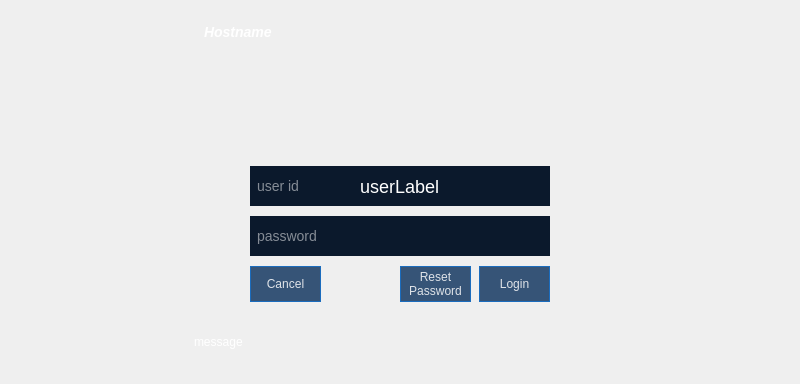
<?xml version="1.0" encoding="UTF-8"?>
<ui version="4.0">
 <class>LoginForm</class>
 <widget class="QWidget" name="LoginForm">
  <property name="geometry">
   <rect>
    <x>0</x>
    <y>0</y>
    <width>800</width>
    <height>380</height>
   </rect>
  </property>
  <property name="font">
   <font>
    <family>Andale Mono</family>
    <pointsize>12</pointsize>
   </font>
  </property>
  <property name="focusPolicy">
   <enum>Qt::StrongFocus</enum>
  </property>
  <property name="windowTitle">
   <string>LoginForm</string>
  </property>
  <property name="styleSheet">
   <string notr="true">QWidget {
    border-radius: 0px;
}</string>
  </property>
  <layout class="QHBoxLayout" name="horizontalLayout">
   <item>
    <widget class="QStackedWidget" name="stackedWidget">
     <property name="minimumSize">
      <size>
       <width>504</width>
       <height>0</height>
      </size>
     </property>
     <property name="styleSheet">
      <string notr="true">QWidget {
    border-radius: 0px;
}</string>
     </property>
     <property name="frameShape">
      <enum>QFrame::Box</enum>
     </property>
     <property name="frameShadow">
      <enum>QFrame::Raised</enum>
     </property>
     <property name="currentIndex">
      <number>2</number>
     </property>
     <widget class="QWidget" name="waitpage">
      <property name="font">
       <font>
        <pointsize>10</pointsize>
       </font>
      </property>
      <property name="styleSheet">
       <string notr="true">#waitlabel {
	color: white;
 	text-align: center;
	font: &quot;Nimbus Sans L Regular&quot;
}

#waitframe{ 
    background-color: rgba(80,80,80, 0.0);
}

QComboBox,
QPushButton {
    color:black;
    border: 1px solid silver;
    background-color: rgba(200, 200, 200,0.5);
}



</string>
      </property>
      <layout class="QHBoxLayout" name="horizontalLayout_5">
       <property name="topMargin">
        <number>5</number>
       </property>
       <property name="bottomMargin">
        <number>5</number>
       </property>
       <item>
        <spacer name="horizontalSpacer_7">
         <property name="orientation">
          <enum>Qt::Horizontal</enum>
         </property>
         <property name="sizeType">
          <enum>QSizePolicy::Fixed</enum>
         </property>
         <property name="sizeHint" stdset="0">
          <size>
           <width>132</width>
           <height>20</height>
          </size>
         </property>
        </spacer>
       </item>
       <item>
        <widget class="QFrame" name="waitframe">
         <property name="frameShape">
          <enum>QFrame::StyledPanel</enum>
         </property>
         <property name="frameShadow">
          <enum>QFrame::Raised</enum>
         </property>
         <widget class="QLabel" name="waitlabel">
          <property name="geometry">
           <rect>
            <x>9</x>
            <y>150</y>
            <width>471</width>
            <height>41</height>
           </rect>
          </property>
          <property name="maximumSize">
           <size>
            <width>16777215</width>
            <height>100</height>
           </size>
          </property>
          <property name="font">
           <font>
            <pointsize>20</pointsize>
           </font>
          </property>
          <property name="focusPolicy">
           <enum>Qt::WheelFocus</enum>
          </property>
          <property name="text">
           <string>Waiting for Network and Services</string>
          </property>
          <property name="scaledContents">
           <bool>false</bool>
          </property>
          <property name="alignment">
           <set>Qt::AlignCenter</set>
          </property>
          <property name="wordWrap">
           <bool>true</bool>
          </property>
         </widget>
         <widget class="QLabel" name="giflabel">
          <property name="geometry">
           <rect>
            <x>219</x>
            <y>90</y>
            <width>50</width>
            <height>50</height>
           </rect>
          </property>
          <property name="sizePolicy">
           <sizepolicy hsizetype="Maximum" vsizetype="Maximum">
            <horstretch>0</horstretch>
            <verstretch>0</verstretch>
           </sizepolicy>
          </property>
          <property name="maximumSize">
           <size>
            <width>60</width>
            <height>60</height>
           </size>
          </property>
          <property name="focusPolicy">
           <enum>Qt::WheelFocus</enum>
          </property>
          <property name="text">
           <string/>
          </property>
          <property name="textFormat">
           <enum>Qt::PlainText</enum>
          </property>
          <property name="pixmap">
           <pixmap resource="pisi-lightdm-greeter.qrc">:/resources/load1.gif</pixmap>
          </property>
          <property name="scaledContents">
           <bool>true</bool>
          </property>
         </widget>
        </widget>
       </item>
       <item>
        <spacer name="horizontalSpacer_8">
         <property name="orientation">
          <enum>Qt::Horizontal</enum>
         </property>
         <property name="sizeType">
          <enum>QSizePolicy::Fixed</enum>
         </property>
         <property name="sizeHint" stdset="0">
          <size>
           <width>132</width>
           <height>20</height>
          </size>
         </property>
        </spacer>
       </item>
      </layout>
     </widget>
     <widget class="QWidget" name="userspage">
      <property name="styleSheet">
       <string notr="true">QWidget {
    border-radius: 1px;
}
#usersframe{ 
	border:0px solid rgba(255,255,255,0.5);
    background-color: rgba(50,50,50, 0.0);
    border-radius: 10px;
}


QPushButton,
QToolButton {
    color:white;
	border-radius: 5px;
    font:bold;
    background-color: rgba(50,50,50, 0.9); 
}

QToolButton:hover{

	border: 2px rgba(255, 75, 8, 1.0);
}

QPushButton:pressed,
QToolButton:pressed{

	background-color:rgba(200, 200, 200, 0.9);
	color:black;
	border:2px solid rgb(255,202,8);
	
}
</string>
      </property>
      <layout class="QHBoxLayout" name="horizontalLayout_6">
       <property name="spacing">
        <number>6</number>
       </property>
       <property name="leftMargin">
        <number>9</number>
       </property>
       <property name="topMargin">
        <number>5</number>
       </property>
       <property name="rightMargin">
        <number>9</number>
       </property>
       <property name="bottomMargin">
        <number>5</number>
       </property>
       <item>
        <widget class="QFrame" name="usersframe">
         <property name="sizePolicy">
          <sizepolicy hsizetype="Preferred" vsizetype="Preferred">
           <horstretch>0</horstretch>
           <verstretch>0</verstretch>
          </sizepolicy>
         </property>
         <property name="minimumSize">
          <size>
           <width>764</width>
           <height>0</height>
          </size>
         </property>
         <property name="styleSheet">
          <string notr="true"/>
         </property>
         <property name="frameShape">
          <enum>QFrame::StyledPanel</enum>
         </property>
         <property name="frameShadow">
          <enum>QFrame::Raised</enum>
         </property>
         <widget class="QPushButton" name="pushButton_sr">
          <property name="geometry">
           <rect>
            <x>310</x>
            <y>265</y>
            <width>141</width>
            <height>31</height>
           </rect>
          </property>
          <property name="text">
           <string>Speech Recognize</string>
          </property>
          <property name="checkable">
           <bool>true</bool>
          </property>
         </widget>
        </widget>
       </item>
      </layout>
     </widget>
     <widget class="QWidget" name="loginpage">
      <property name="font">
       <font>
        <family>Nimbus Sans L</family>
       </font>
      </property>
      <property name="styleSheet">
       <string notr="true">#loginframe{
    background-color: rgba(255,255,255, 0.0);
	border-radius: 0px;
}
#messagelabel{
	color: white;
	font-size:12px;
    font: &quot;Nimbus Sans L Regular&quot;
}
#hostnameLabel {
	color: white;
	font-size:14px;
    font:bold italic;
}

#userLabel {
	color: white;
	font-size:18px;
	font: &quot;Nimbus Sans L Regular&quot;
    
}

QComboBox,
QPushButton {
    color:#dfe3e8;
	font-size:12px;
    font: &quot;Nimbus Sans L Regular&quot;;
    border: 1px solid #1B6CBD;
    background-color: rgba(33, 67, 106,0.9);
}

QToolButton {
    color:#dfe3e8;
	font: &quot;Nimbus Sans L Regular&quot;
}

QLineEdit::focus{
	border: 2px solid white;
	
}
QLineEdit{
	color:white;
	font-size:14px;
	padding:5px;
	border:1px #0094f0;
	background-color: #0b192c;
	border-radius: 0px;
	font: &quot;Nimbus Sans L Regular&quot;
}


#pwShowbutton {
	background-color: rgba(200,200,200,0.0);
	border: 0px;
}</string>
      </property>
      <layout class="QHBoxLayout" name="horizontalLayout_2">
       <property name="topMargin">
        <number>5</number>
       </property>
       <property name="bottomMargin">
        <number>5</number>
       </property>
       <item>
        <spacer name="horizontalSpacer">
         <property name="orientation">
          <enum>Qt::Horizontal</enum>
         </property>
         <property name="sizeType">
          <enum>QSizePolicy::Fixed</enum>
         </property>
         <property name="sizeHint" stdset="0">
          <size>
           <width>160</width>
           <height>20</height>
          </size>
         </property>
        </spacer>
       </item>
       <item>
        <widget class="QFrame" name="loginframe">
         <property name="sizePolicy">
          <sizepolicy hsizetype="Fixed" vsizetype="Fixed">
           <horstretch>0</horstretch>
           <verstretch>0</verstretch>
          </sizepolicy>
         </property>
         <property name="minimumSize">
          <size>
           <width>432</width>
           <height>352</height>
          </size>
         </property>
         <property name="font">
          <font>
           <stylestrategy>PreferDefault</stylestrategy>
          </font>
         </property>
         <property name="frameShape">
          <enum>QFrame::NoFrame</enum>
         </property>
         <property name="frameShadow">
          <enum>QFrame::Plain</enum>
         </property>
         <property name="lineWidth">
          <number>1</number>
         </property>
         <property name="midLineWidth">
          <number>0</number>
         </property>
         <widget class="QLineEdit" name="passwordInput">
          <property name="geometry">
           <rect>
            <x>66</x>
            <y>200</y>
            <width>300</width>
            <height>40</height>
           </rect>
          </property>
          <property name="minimumSize">
           <size>
            <width>270</width>
            <height>40</height>
           </size>
          </property>
          <property name="maximumSize">
           <size>
            <width>10000</width>
            <height>60</height>
           </size>
          </property>
          <property name="font">
           <font>
            <pointsize>-1</pointsize>
            <weight>50</weight>
            <italic>false</italic>
            <bold>false</bold>
           </font>
          </property>
          <property name="focusPolicy">
           <enum>Qt::StrongFocus</enum>
          </property>
          <property name="acceptDrops">
           <bool>false</bool>
          </property>
          <property name="text">
           <string/>
          </property>
          <property name="echoMode">
           <enum>QLineEdit::Password</enum>
          </property>
          <property name="alignment">
           <set>Qt::AlignLeading|Qt::AlignLeft|Qt::AlignVCenter</set>
          </property>
          <property name="placeholderText">
           <string>password</string>
          </property>
          <property name="margin" stdset="0">
           <number>0</number>
          </property>
          <property name="indent" stdset="0">
           <number>10</number>
          </property>
         </widget>
         <widget class="QLineEdit" name="userInput">
          <property name="geometry">
           <rect>
            <x>66</x>
            <y>150</y>
            <width>300</width>
            <height>40</height>
           </rect>
          </property>
          <property name="minimumSize">
           <size>
            <width>270</width>
            <height>40</height>
           </size>
          </property>
          <property name="maximumSize">
           <size>
            <width>10000</width>
            <height>60</height>
           </size>
          </property>
          <property name="font">
           <font>
            <pointsize>-1</pointsize>
            <weight>50</weight>
            <italic>false</italic>
            <bold>false</bold>
           </font>
          </property>
          <property name="focusPolicy">
           <enum>Qt::StrongFocus</enum>
          </property>
          <property name="acceptDrops">
           <bool>false</bool>
          </property>
          <property name="echoMode">
           <enum>QLineEdit::Normal</enum>
          </property>
          <property name="placeholderText">
           <string>user id</string>
          </property>
         </widget>
         <widget class="QLabel" name="messagelabel">
          <property name="geometry">
           <rect>
            <x>10</x>
            <y>300</y>
            <width>411</width>
            <height>51</height>
           </rect>
          </property>
          <property name="font">
           <font>
            <pointsize>-1</pointsize>
            <weight>50</weight>
            <italic>false</italic>
            <bold>false</bold>
           </font>
          </property>
          <property name="text">
           <string>message</string>
          </property>
          <property name="alignment">
           <set>Qt::AlignLeading|Qt::AlignLeft|Qt::AlignVCenter</set>
          </property>
          <property name="wordWrap">
           <bool>true</bool>
          </property>
         </widget>
         <widget class="QLabel" name="hostnameLabel">
          <property name="geometry">
           <rect>
            <x>10</x>
            <y>0</y>
            <width>150</width>
            <height>31</height>
           </rect>
          </property>
          <property name="minimumSize">
           <size>
            <width>150</width>
            <height>30</height>
           </size>
          </property>
          <property name="maximumSize">
           <size>
            <width>400</width>
            <height>60</height>
           </size>
          </property>
          <property name="font">
           <font>
            <pointsize>-1</pointsize>
            <weight>75</weight>
            <italic>true</italic>
            <bold>true</bold>
           </font>
          </property>
          <property name="frameShape">
           <enum>QFrame::Box</enum>
          </property>
          <property name="midLineWidth">
           <number>1</number>
          </property>
          <property name="text">
           <string>Hostname</string>
          </property>
          <property name="alignment">
           <set>Qt::AlignLeading|Qt::AlignLeft|Qt::AlignVCenter</set>
          </property>
          <property name="margin">
           <number>0</number>
          </property>
          <property name="indent">
           <number>10</number>
          </property>
         </widget>
         <widget class="QPushButton" name="pushButton_resetpwd">
          <property name="geometry">
           <rect>
            <x>216</x>
            <y>250</y>
            <width>71</width>
            <height>36</height>
           </rect>
          </property>
          <property name="sizePolicy">
           <sizepolicy hsizetype="Preferred" vsizetype="Preferred">
            <horstretch>0</horstretch>
            <verstretch>0</verstretch>
           </sizepolicy>
          </property>
          <property name="palette">
           <palette>
            <active>
             <colorrole role="WindowText">
              <brush brushstyle="SolidPattern">
               <color alpha="255">
                <red>223</red>
                <green>227</green>
                <blue>232</blue>
               </color>
              </brush>
             </colorrole>
             <colorrole role="Button">
              <brush brushstyle="SolidPattern">
               <color alpha="229">
                <red>33</red>
                <green>67</green>
                <blue>106</blue>
               </color>
              </brush>
             </colorrole>
             <colorrole role="Text">
              <brush brushstyle="SolidPattern">
               <color alpha="255">
                <red>223</red>
                <green>227</green>
                <blue>232</blue>
               </color>
              </brush>
             </colorrole>
             <colorrole role="ButtonText">
              <brush brushstyle="SolidPattern">
               <color alpha="255">
                <red>223</red>
                <green>227</green>
                <blue>232</blue>
               </color>
              </brush>
             </colorrole>
             <colorrole role="Base">
              <brush brushstyle="SolidPattern">
               <color alpha="229">
                <red>33</red>
                <green>67</green>
                <blue>106</blue>
               </color>
              </brush>
             </colorrole>
             <colorrole role="Window">
              <brush brushstyle="SolidPattern">
               <color alpha="229">
                <red>33</red>
                <green>67</green>
                <blue>106</blue>
               </color>
              </brush>
             </colorrole>
             <colorrole role="ToolTipText">
              <brush brushstyle="SolidPattern">
               <color alpha="255">
                <red>238</red>
                <green>238</green>
                <blue>236</blue>
               </color>
              </brush>
             </colorrole>
            </active>
            <inactive>
             <colorrole role="WindowText">
              <brush brushstyle="SolidPattern">
               <color alpha="255">
                <red>223</red>
                <green>227</green>
                <blue>232</blue>
               </color>
              </brush>
             </colorrole>
             <colorrole role="Button">
              <brush brushstyle="SolidPattern">
               <color alpha="229">
                <red>33</red>
                <green>67</green>
                <blue>106</blue>
               </color>
              </brush>
             </colorrole>
             <colorrole role="Text">
              <brush brushstyle="SolidPattern">
               <color alpha="255">
                <red>223</red>
                <green>227</green>
                <blue>232</blue>
               </color>
              </brush>
             </colorrole>
             <colorrole role="ButtonText">
              <brush brushstyle="SolidPattern">
               <color alpha="255">
                <red>223</red>
                <green>227</green>
                <blue>232</blue>
               </color>
              </brush>
             </colorrole>
             <colorrole role="Base">
              <brush brushstyle="SolidPattern">
               <color alpha="229">
                <red>33</red>
                <green>67</green>
                <blue>106</blue>
               </color>
              </brush>
             </colorrole>
             <colorrole role="Window">
              <brush brushstyle="SolidPattern">
               <color alpha="229">
                <red>33</red>
                <green>67</green>
                <blue>106</blue>
               </color>
              </brush>
             </colorrole>
             <colorrole role="ToolTipText">
              <brush brushstyle="SolidPattern">
               <color alpha="255">
                <red>238</red>
                <green>238</green>
                <blue>236</blue>
               </color>
              </brush>
             </colorrole>
            </inactive>
            <disabled>
             <colorrole role="WindowText">
              <brush brushstyle="SolidPattern">
               <color alpha="255">
                <red>223</red>
                <green>227</green>
                <blue>232</blue>
               </color>
              </brush>
             </colorrole>
             <colorrole role="Button">
              <brush brushstyle="SolidPattern">
               <color alpha="229">
                <red>33</red>
                <green>67</green>
                <blue>106</blue>
               </color>
              </brush>
             </colorrole>
             <colorrole role="Text">
              <brush brushstyle="SolidPattern">
               <color alpha="255">
                <red>223</red>
                <green>227</green>
                <blue>232</blue>
               </color>
              </brush>
             </colorrole>
             <colorrole role="ButtonText">
              <brush brushstyle="SolidPattern">
               <color alpha="255">
                <red>223</red>
                <green>227</green>
                <blue>232</blue>
               </color>
              </brush>
             </colorrole>
             <colorrole role="Base">
              <brush brushstyle="SolidPattern">
               <color alpha="229">
                <red>33</red>
                <green>67</green>
                <blue>106</blue>
               </color>
              </brush>
             </colorrole>
             <colorrole role="Window">
              <brush brushstyle="SolidPattern">
               <color alpha="229">
                <red>33</red>
                <green>67</green>
                <blue>106</blue>
               </color>
              </brush>
             </colorrole>
             <colorrole role="ToolTipText">
              <brush brushstyle="SolidPattern">
               <color alpha="255">
                <red>238</red>
                <green>238</green>
                <blue>236</blue>
               </color>
              </brush>
             </colorrole>
            </disabled>
           </palette>
          </property>
          <property name="font">
           <font>
            <pointsize>-1</pointsize>
            <weight>50</weight>
            <italic>false</italic>
            <bold>false</bold>
           </font>
          </property>
          <property name="focusPolicy">
           <enum>Qt::NoFocus</enum>
          </property>
          <property name="text">
           <string>Reset
Password</string>
          </property>
         </widget>
         <widget class="QPushButton" name="loginbutton">
          <property name="geometry">
           <rect>
            <x>295</x>
            <y>250</y>
            <width>71</width>
            <height>36</height>
           </rect>
          </property>
          <property name="font">
           <font>
            <pointsize>-1</pointsize>
            <weight>50</weight>
            <italic>false</italic>
            <bold>false</bold>
           </font>
          </property>
          <property name="focusPolicy">
           <enum>Qt::NoFocus</enum>
          </property>
          <property name="text">
           <string>Login</string>
          </property>
         </widget>
         <widget class="QPushButton" name="pwShowbutton">
          <property name="geometry">
           <rect>
            <x>335</x>
            <y>210</y>
            <width>30</width>
            <height>20</height>
           </rect>
          </property>
          <property name="focusPolicy">
           <enum>Qt::NoFocus</enum>
          </property>
          <property name="text">
           <string/>
          </property>
          <property name="icon">
           <iconset resource="pisi-lightdm-greeter.qrc">
            <normaloff>:/resources/eye.png</normaloff>:/resources/eye.png</iconset>
          </property>
          <property name="iconSize">
           <size>
            <width>20</width>
            <height>20</height>
           </size>
          </property>
          <property name="checkable">
           <bool>false</bool>
          </property>
          <property name="checked">
           <bool>false</bool>
          </property>
          <property name="autoRepeat">
           <bool>false</bool>
          </property>
          <property name="autoExclusive">
           <bool>false</bool>
          </property>
          <property name="autoRepeatDelay">
           <number>300</number>
          </property>
          <property name="autoRepeatInterval">
           <number>100</number>
          </property>
         </widget>
         <widget class="QPushButton" name="backButton">
          <property name="geometry">
           <rect>
            <x>66</x>
            <y>250</y>
            <width>71</width>
            <height>36</height>
           </rect>
          </property>
          <property name="font">
           <font>
            <pointsize>-1</pointsize>
            <weight>50</weight>
            <italic>false</italic>
            <bold>false</bold>
           </font>
          </property>
          <property name="focusPolicy">
           <enum>Qt::NoFocus</enum>
          </property>
          <property name="text">
           <string>Cancel</string>
          </property>
         </widget>
         <widget class="QLabel" name="userLabel">
          <property name="geometry">
           <rect>
            <x>30</x>
            <y>150</y>
            <width>371</width>
            <height>41</height>
           </rect>
          </property>
          <property name="font">
           <font>
            <pointsize>-1</pointsize>
            <weight>50</weight>
            <italic>false</italic>
            <bold>false</bold>
           </font>
          </property>
          <property name="text">
           <string>userLabel</string>
          </property>
          <property name="alignment">
           <set>Qt::AlignCenter</set>
          </property>
         </widget>
         <widget class="QToolButton" name="toolButtonleft">
          <property name="geometry">
           <rect>
            <x>50</x>
            <y>25</y>
            <width>100</width>
            <height>110</height>
           </rect>
          </property>
          <property name="font">
           <font>
            <weight>50</weight>
            <italic>false</italic>
            <bold>false</bold>
           </font>
          </property>
          <property name="focusPolicy">
           <enum>Qt::NoFocus</enum>
          </property>
          <property name="text">
           <string/>
          </property>
          <property name="icon">
           <iconset resource="pisi-lightdm-greeter.qrc">
            <normaloff>:/resources/login_1_1.png</normaloff>:/resources/login_1_1.png</iconset>
          </property>
          <property name="iconSize">
           <size>
            <width>100</width>
            <height>100</height>
           </size>
          </property>
          <property name="toolButtonStyle">
           <enum>Qt::ToolButtonTextUnderIcon</enum>
          </property>
         </widget>
         <widget class="QToolButton" name="toolButtoncenter">
          <property name="geometry">
           <rect>
            <x>155</x>
            <y>10</y>
            <width>120</width>
            <height>140</height>
           </rect>
          </property>
          <property name="font">
           <font>
            <weight>50</weight>
            <italic>false</italic>
            <bold>false</bold>
           </font>
          </property>
          <property name="focusPolicy">
           <enum>Qt::NoFocus</enum>
          </property>
          <property name="text">
           <string/>
          </property>
          <property name="icon">
           <iconset resource="pisi-lightdm-greeter.qrc">
            <normaloff>:/resources/login_1.png</normaloff>:/resources/login_1.png</iconset>
          </property>
          <property name="iconSize">
           <size>
            <width>100</width>
            <height>100</height>
           </size>
          </property>
          <property name="toolButtonStyle">
           <enum>Qt::ToolButtonTextUnderIcon</enum>
          </property>
         </widget>
         <widget class="QToolButton" name="toolButtonright">
          <property name="geometry">
           <rect>
            <x>280</x>
            <y>25</y>
            <width>100</width>
            <height>110</height>
           </rect>
          </property>
          <property name="font">
           <font>
            <weight>50</weight>
            <italic>false</italic>
            <bold>false</bold>
           </font>
          </property>
          <property name="focusPolicy">
           <enum>Qt::NoFocus</enum>
          </property>
          <property name="text">
           <string/>
          </property>
          <property name="icon">
           <iconset resource="pisi-lightdm-greeter.qrc">
            <normaloff>:/resources/login_1_1.png</normaloff>:/resources/login_1_1.png</iconset>
          </property>
          <property name="iconSize">
           <size>
            <width>100</width>
            <height>100</height>
           </size>
          </property>
          <property name="toolButtonStyle">
           <enum>Qt::ToolButtonTextUnderIcon</enum>
          </property>
         </widget>
        </widget>
       </item>
       <item>
        <spacer name="horizontalSpacer_2">
         <property name="orientation">
          <enum>Qt::Horizontal</enum>
         </property>
         <property name="sizeType">
          <enum>QSizePolicy::Fixed</enum>
         </property>
         <property name="sizeHint" stdset="0">
          <size>
           <width>160</width>
           <height>20</height>
          </size>
         </property>
        </spacer>
       </item>
      </layout>
     </widget>
     <widget class="QWidget" name="warningpage">
      <property name="styleSheet">
       <string notr="true">QWidget {
    border-radius:0px;
}
#warningframe{
	border:0px solid rgba(255,255,255,0.5);
    background-color: rgba(80,80,80, 0.0);
    border-radius: 10px;
}
#warninglabel {
	color: white;
 	text-align: center;
	font: &quot;Nimbus Sans L Regular&quot;
}

QComboBox,
QPushButton {
    color:#dfe3e8;
	font-size:12px;
    font: &quot;Nimbus Sans L Regular&quot;;
    border: 1px solid  #1B6CBD;
    background-color: rgba(33, 67, 106,0.9);
}


</string>
      </property>
      <layout class="QHBoxLayout" name="horizontalLayout_4">
       <property name="topMargin">
        <number>5</number>
       </property>
       <property name="bottomMargin">
        <number>5</number>
       </property>
       <item>
        <spacer name="horizontalSpacer_5">
         <property name="orientation">
          <enum>Qt::Horizontal</enum>
         </property>
         <property name="sizeType">
          <enum>QSizePolicy::Fixed</enum>
         </property>
         <property name="sizeHint" stdset="0">
          <size>
           <width>132</width>
           <height>20</height>
          </size>
         </property>
        </spacer>
       </item>
       <item>
        <widget class="QFrame" name="warningframe">
         <property name="styleSheet">
          <string notr="true"/>
         </property>
         <property name="frameShape">
          <enum>QFrame::StyledPanel</enum>
         </property>
         <property name="frameShadow">
          <enum>QFrame::Raised</enum>
         </property>
         <layout class="QVBoxLayout" name="verticalLayout_2">
          <item>
           <widget class="QLabel" name="warninglabel">
            <property name="maximumSize">
             <size>
              <width>16777215</width>
              <height>150</height>
             </size>
            </property>
            <property name="font">
             <font>
              <family>Nimbus Sans L</family>
              <pointsize>16</pointsize>
             </font>
            </property>
            <property name="text">
             <string>Warning for password reset</string>
            </property>
            <property name="alignment">
             <set>Qt::AlignCenter</set>
            </property>
            <property name="wordWrap">
             <bool>true</bool>
            </property>
           </widget>
          </item>
          <item alignment="Qt::AlignHCenter">
           <widget class="QPushButton" name="acceptbutton">
            <property name="minimumSize">
             <size>
              <width>150</width>
              <height>50</height>
             </size>
            </property>
            <property name="maximumSize">
             <size>
              <width>150</width>
              <height>16777215</height>
             </size>
            </property>
            <property name="font">
             <font>
              <pointsize>-1</pointsize>
              <weight>50</weight>
              <italic>false</italic>
              <bold>false</bold>
             </font>
            </property>
            <property name="text">
             <string>OK</string>
            </property>
           </widget>
          </item>
         </layout>
        </widget>
       </item>
       <item>
        <spacer name="horizontalSpacer_6">
         <property name="orientation">
          <enum>Qt::Horizontal</enum>
         </property>
         <property name="sizeType">
          <enum>QSizePolicy::Fixed</enum>
         </property>
         <property name="sizeHint" stdset="0">
          <size>
           <width>132</width>
           <height>20</height>
          </size>
         </property>
        </spacer>
       </item>
      </layout>
     </widget>
     <widget class="QWidget" name="resetpage">
      <property name="styleSheet">
       <string notr="true">#resetframe{
	background-color: rgba(255,255,255, 0.0);
}
#rstpwdmessagelabel {
	color: white;
	font-size:12px;
    font: &quot;Nimbus Sans L Regular&quot;
}

QComboBox,
QPushButton {
    color:#dfe3e8;
	font-size:12px;
    font: &quot;Nimbus Sans L Regular&quot;;
    border: 1px solid  #1B6CBD;
    background-color: rgba(33, 67, 106,0.9);
}

QLineEdit::focus{
	border: 2px solid white;
	
}
QLineEdit{
	color:white;
	font-size:14px;
	padding:5px;
	border:1px #0094f0;
	background-color: #0b192c;
	border-radius: 0px;
	font: &quot;Nimbus Sans L Regular&quot;
}

</string>
      </property>
      <layout class="QHBoxLayout" name="horizontalLayout_3">
       <property name="spacing">
        <number>5</number>
       </property>
       <property name="topMargin">
        <number>5</number>
       </property>
       <property name="bottomMargin">
        <number>5</number>
       </property>
       <item>
        <spacer name="horizontalSpacer_3">
         <property name="orientation">
          <enum>Qt::Horizontal</enum>
         </property>
         <property name="sizeType">
          <enum>QSizePolicy::Fixed</enum>
         </property>
         <property name="sizeHint" stdset="0">
          <size>
           <width>162</width>
           <height>20</height>
          </size>
         </property>
        </spacer>
       </item>
       <item>
        <widget class="QFrame" name="resetframe">
         <property name="styleSheet">
          <string notr="true"/>
         </property>
         <property name="frameShape">
          <enum>QFrame::StyledPanel</enum>
         </property>
         <property name="frameShadow">
          <enum>QFrame::Raised</enum>
         </property>
         <layout class="QVBoxLayout" name="verticalLayout">
          <property name="spacing">
           <number>20</number>
          </property>
          <property name="topMargin">
           <number>60</number>
          </property>
          <item alignment="Qt::AlignHCenter">
           <widget class="QLineEdit" name="oldpasswordinput">
            <property name="sizePolicy">
             <sizepolicy hsizetype="Expanding" vsizetype="Fixed">
              <horstretch>0</horstretch>
              <verstretch>0</verstretch>
             </sizepolicy>
            </property>
            <property name="minimumSize">
             <size>
              <width>300</width>
              <height>40</height>
             </size>
            </property>
            <property name="maximumSize">
             <size>
              <width>300</width>
              <height>40</height>
             </size>
            </property>
            <property name="focusPolicy">
             <enum>Qt::StrongFocus</enum>
            </property>
            <property name="text">
             <string/>
            </property>
            <property name="echoMode">
             <enum>QLineEdit::Password</enum>
            </property>
            <property name="placeholderText">
             <string>Old Password</string>
            </property>
           </widget>
          </item>
          <item alignment="Qt::AlignHCenter">
           <widget class="QLineEdit" name="newpasswordinput">
            <property name="minimumSize">
             <size>
              <width>300</width>
              <height>40</height>
             </size>
            </property>
            <property name="maximumSize">
             <size>
              <width>300</width>
              <height>40</height>
             </size>
            </property>
            <property name="focusPolicy">
             <enum>Qt::StrongFocus</enum>
            </property>
            <property name="text">
             <string/>
            </property>
            <property name="echoMode">
             <enum>QLineEdit::Password</enum>
            </property>
            <property name="placeholderText">
             <string>New Password</string>
            </property>
           </widget>
          </item>
          <item alignment="Qt::AlignHCenter">
           <widget class="QLineEdit" name="newpasswordconfirminput">
            <property name="sizePolicy">
             <sizepolicy hsizetype="Expanding" vsizetype="Fixed">
              <horstretch>0</horstretch>
              <verstretch>0</verstretch>
             </sizepolicy>
            </property>
            <property name="minimumSize">
             <size>
              <width>300</width>
              <height>40</height>
             </size>
            </property>
            <property name="maximumSize">
             <size>
              <width>350</width>
              <height>40</height>
             </size>
            </property>
            <property name="focusPolicy">
             <enum>Qt::StrongFocus</enum>
            </property>
            <property name="text">
             <string/>
            </property>
            <property name="echoMode">
             <enum>QLineEdit::Password</enum>
            </property>
            <property name="placeholderText">
             <string>Confirm New Password</string>
            </property>
           </widget>
          </item>
          <item>
           <layout class="QHBoxLayout" name="horizontalLayout_7">
            <property name="spacing">
             <number>0</number>
            </property>
            <property name="sizeConstraint">
             <enum>QLayout::SetDefaultConstraint</enum>
            </property>
            <property name="leftMargin">
             <number>40</number>
            </property>
            <property name="rightMargin">
             <number>40</number>
            </property>
            <item>
             <widget class="QPushButton" name="cancelResetButton">
              <property name="minimumSize">
               <size>
                <width>0</width>
                <height>40</height>
               </size>
              </property>
              <property name="maximumSize">
               <size>
                <width>140</width>
                <height>16777215</height>
               </size>
              </property>
              <property name="focusPolicy">
               <enum>Qt::NoFocus</enum>
              </property>
              <property name="text">
               <string>Cancel</string>
              </property>
             </widget>
            </item>
            <item>
             <widget class="QPushButton" name="resetpasswordButton">
              <property name="sizePolicy">
               <sizepolicy hsizetype="Minimum" vsizetype="Fixed">
                <horstretch>0</horstretch>
                <verstretch>0</verstretch>
               </sizepolicy>
              </property>
              <property name="minimumSize">
               <size>
                <width>50</width>
                <height>40</height>
               </size>
              </property>
              <property name="maximumSize">
               <size>
                <width>140</width>
                <height>40</height>
               </size>
              </property>
              <property name="focusPolicy">
               <enum>Qt::NoFocus</enum>
              </property>
              <property name="text">
               <string>Reset Password</string>
              </property>
             </widget>
            </item>
           </layout>
          </item>
          <item>
           <widget class="QLabel" name="rstpwdmessagelabel">
            <property name="text">
             <string/>
            </property>
            <property name="wordWrap">
             <bool>true</bool>
            </property>
           </widget>
          </item>
         </layout>
        </widget>
       </item>
       <item>
        <spacer name="horizontalSpacer_4">
         <property name="orientation">
          <enum>Qt::Horizontal</enum>
         </property>
         <property name="sizeType">
          <enum>QSizePolicy::Fixed</enum>
         </property>
         <property name="sizeHint" stdset="0">
          <size>
           <width>162</width>
           <height>20</height>
          </size>
         </property>
        </spacer>
       </item>
      </layout>
     </widget>
    </widget>
   </item>
  </layout>
 </widget>
 <resources>
  <include location="pisi-lightdm-greeter.qrc"/>
 </resources>
 <connections/>
</ui>
